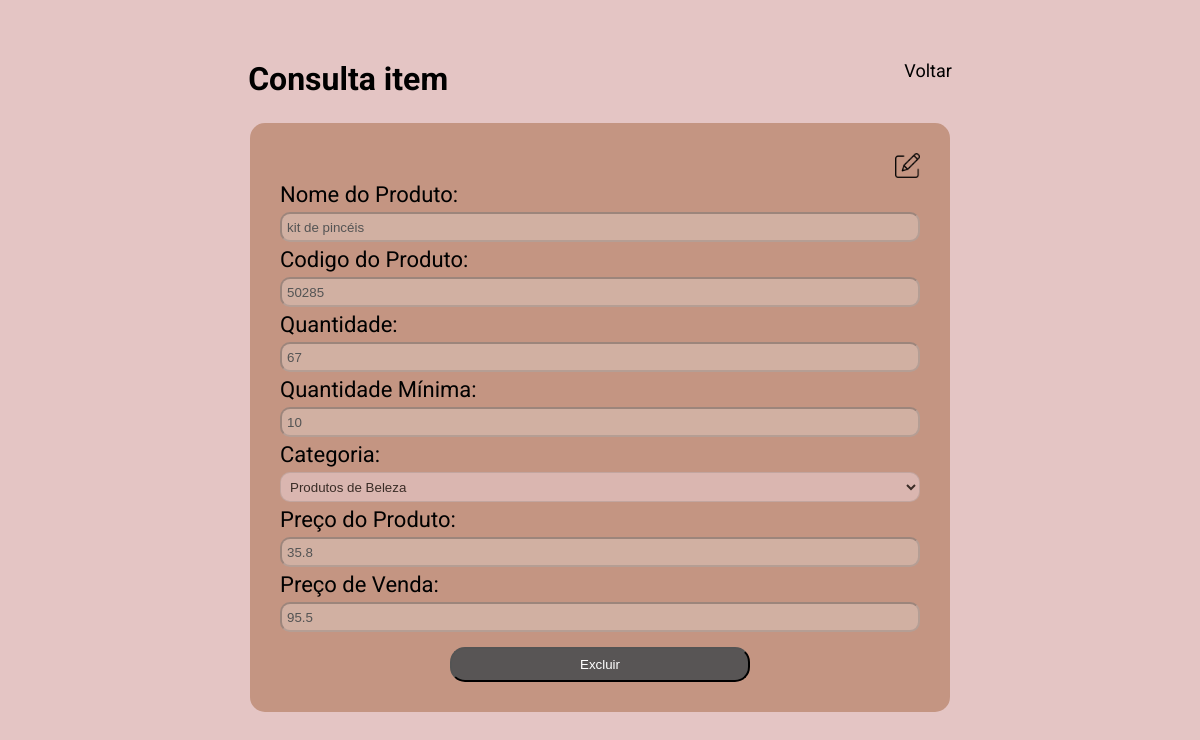
/ConsultaItem/3, run on an earlier commit of the app's database.
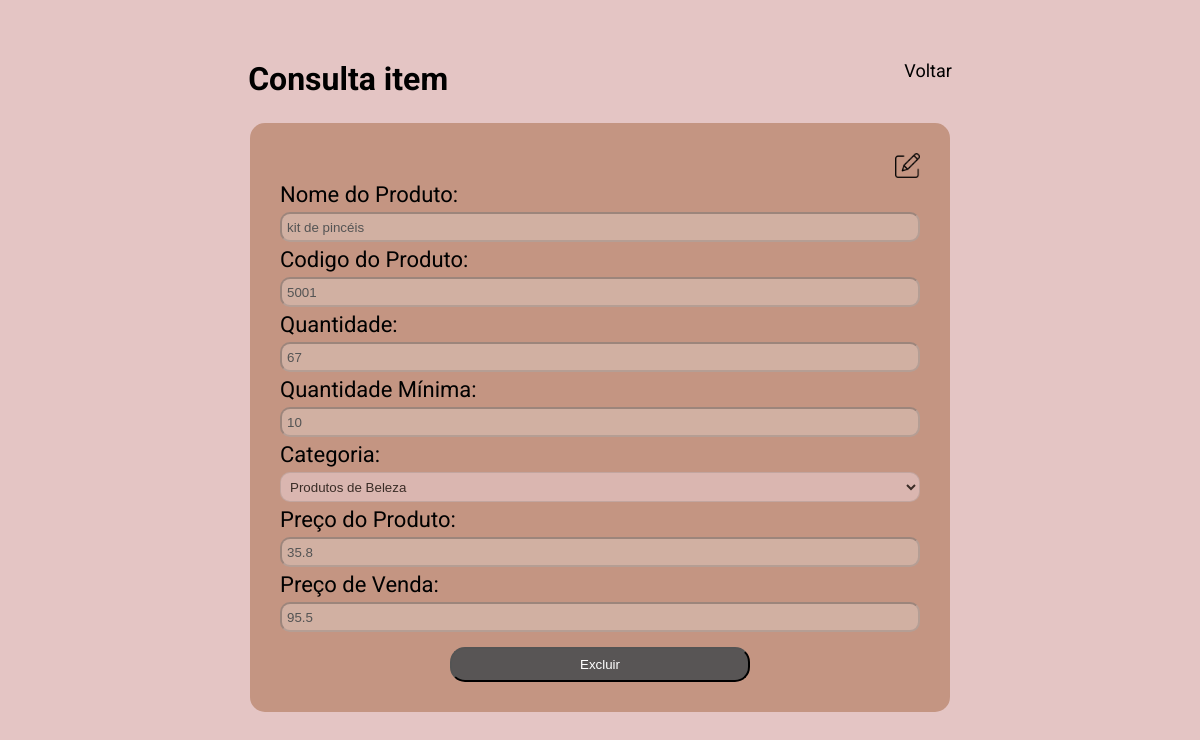
And on a later commit of the database.
### controle_estoque/models.py (models this page shows, shortened)
class Produto(models.Model):
    nome_produto= models.CharField(max_length=200, blank=False, null=False)
    codigo_produto= models.CharField(max_length=200, blank=False, null=False)
    quantidade= models.BigIntegerField(default=0)
    quantidade_minima= models.BigIntegerField(default=0)
    categoria= models.ForeignKey(to=Categoria, on_delete=models.PROTECT)
    preco_custo= models.FloatField(blank=False, null=False)
    preco_venda= models.FloatField(blank=False, null=False)

### controle_estoque/views.py (the view)
# urls.py: path('ConsultaItem/<int:id_item>', consulta_item, name="consulta_item"),
def consulta_item(request, id_item):
    produto = Produto.objects.get(pk = id_item)
    form = Form_Produto(instance=produto)
    context = {
        "produto": produto,
        "form": form,
    }
    return render(request, "consulta_item.html", context)

### controle_estoque/forms.py
class Form_Produto(forms.ModelForm):
    class Meta:
        model = Produto
        fields = "__all__"
        labels = {
                'nome_produto': 'Nome do Produto',
                'codigo_produto': 'Codigo do Produto',
                'quatidade': 'Quantidade',
                'quantidade_minima': 'Quantidade Mínima',
                'categoria': 'Categoria',
                'preco_custo': 'Preço do Produto',
                'preco_venda' : 'Preço de Venda'
        }

### controle_estoque/models.py (called while the page is built)
    def __str__(self):
        return self.nome_categoria

### controle_estoque/templates/consulta_item.html (shortened to what this page needs)
{% load static %}
<!DOCTYPE html>
<html lang="en">
  <head>
    <link
      href="{% static 'global/css/global.css' %}"
      rel="stylesheet"
      type="text/css"
    />
    <link
      href="{% static 'controle_estoque/css/style.css' %}"
      rel="stylesheet"
      type="text/css"
    />
  </head>
  <body>
    <main class="main_cadastro">
      <div class="header_cadastro">
        <a href="{% url 'consulta_page' %}" class="back_home">
          <span class="text_back_home">Voltar</span>
        </a>
        <h1 class="titulo_cadastro">Consulta item</h1>
      </div>
      <div class="div_form">
        <div class="form_consulta_item">
          <div class="botao_editar">
            <a href="{% url 'editar_item' produto.id %}">
              <img
                src="{% static 'controle_estoque/imagens/edit.png' %}"
                width="25"
                alt="editar"
              />
            </a>
          </div>
          {{form.as_p}}
          <div class="alinhar_botao">
            <form action="{% url 'delete_item' produto.id %}" method="post">
              <button class="botao_excluir">Excluir</button>
            </form>
          </div>
        </div>
      </div>
    </main>
  </body>
</html>

What changed in the data, as far as the page shows it:
changed Produto "kit de pincéis": codigo_produto "50285" → "5001"
